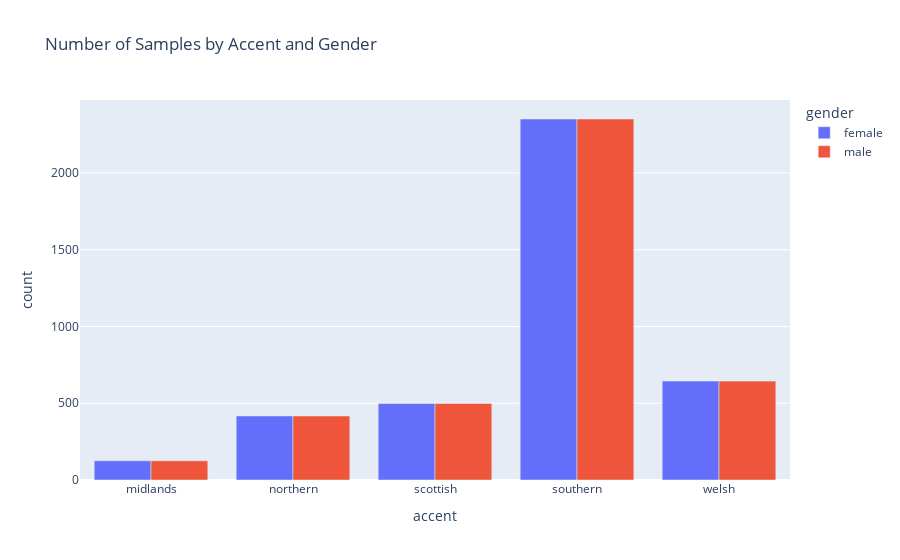

Notebook cell for this chart:
### Code cell
# Aggregate counts
grouped = balanced_df.groupby(['accent', 'gender']).size().reset_index(name='count')

# Plotly grouped bar chart
fig = px.bar(
    grouped,
    x='accent',
    y='count',
    color='gender',
    barmode='group',
    title='Number of Samples by Accent and Gender'
)

fig.show()

### Figure 1 — Plotly figure (JSON) as saved in the notebook; plotly's stock layout.template omitted (floating-point values rounded to 4 significant figures)
{"data": [{"alignmentgroup": "True", "hovertemplate": "gender=female<br>accent=%{x}<br>count=%{y}<extra></extra>", "legendgroup": "female", "marker": {"color": "#636efa", "pattern": {"shape": ""}}, "name": "female", "offsetgroup": "female", "orientation": "v", "showlegend": true, "textposition": "auto", "type": "bar", "x": ["midlands", "northern", "scottish", "southern", "welsh"], "xaxis": "x", "y": [125, 417, 498, 2351, 644], "yaxis": "y"}, {"alignmentgroup": "True", "hovertemplate": "gender=male<br>accent=%{x}<br>count=%{y}<extra></extra>", "legendgroup": "male", "marker": {"color": "#EF553B", "pattern": {"shape": ""}}, "name": "male", "offsetgroup": "male", "orientation": "v", "showlegend": true, "textposition": "auto", "type": "bar", "x": ["midlands", "northern", "scottish", "southern", "welsh"], "xaxis": "x", "y": [125, 417, 498, 2351, 644], "yaxis": "y"}], "layout": {"barmode": "group", "legend": {"title": {"text": "gender"}, "tracegroupgap": 0}, "title": {"text": "Number of Samples by Accent and Gender"}, "xaxis": {"anchor": "y", "domain": [0, 1], "title": {"text": "accent"}}, "yaxis": {"anchor": "x", "domain": [0, 1], "title": {"text": "count"}}}}
